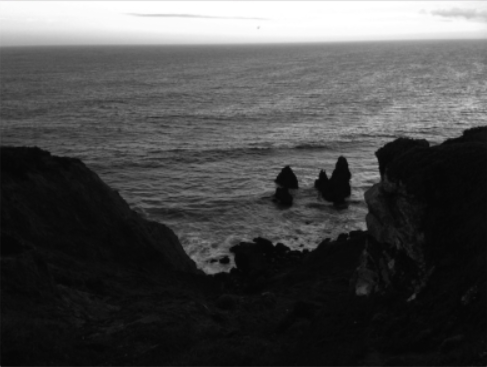
#> input picture data/water.png, 487 x 367 px, found by its file name
$ python contrast_stretching.py
#> lines starting #> are read from the running program, lines starting #| are printed output that depends on the picture

import cv2
import numpy as np
import matplotlib.pyplot as plt


img =  cv2.imread('D:/Anaconda/Image_analysis/water.png')
#> img is the input picture: shape (367, 487, 3); mean B, G, R 74.6, 74.6, 74.6

# The values of xp and fp can be varied to create custom tables as required
# and it will stretch the contrast even if min and max pixels are 0 and 255

xp = [0, 64, 128, 192, 255]
fp = [0, 16, 128, 240, 255]

x = np.arange(256)
table = np.interp(x, xp, fp).astype('uint8')

# cv2.LUT will replace the values of the original image with the values in the
# table. For example, all the pixels having values 1 will be replaced by 0 and
# all pixels having values 4 will be replaced by 1.
img = cv2.LUT(img, table)
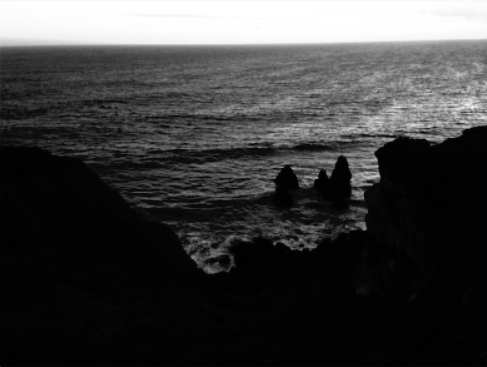
#> img: shape (367, 487, 3); mean B, G, R 62.9, 62.9, 62.9

plt.imshow(img)
plt.title('Contrast Stretched Image')

# from shujaat
def contrast_stretching(z, a, b, z1, zk):

    new_array = np.copy(z)

    for i,value in enumerate(z):
        if value>=a and value<=b:
            new_pixel_value = (((zk - z1)/(b-a))*value) + ((z1*b - zk*a)/(b-a))

            new_array[i] = new_pixel_value

    return new_array
